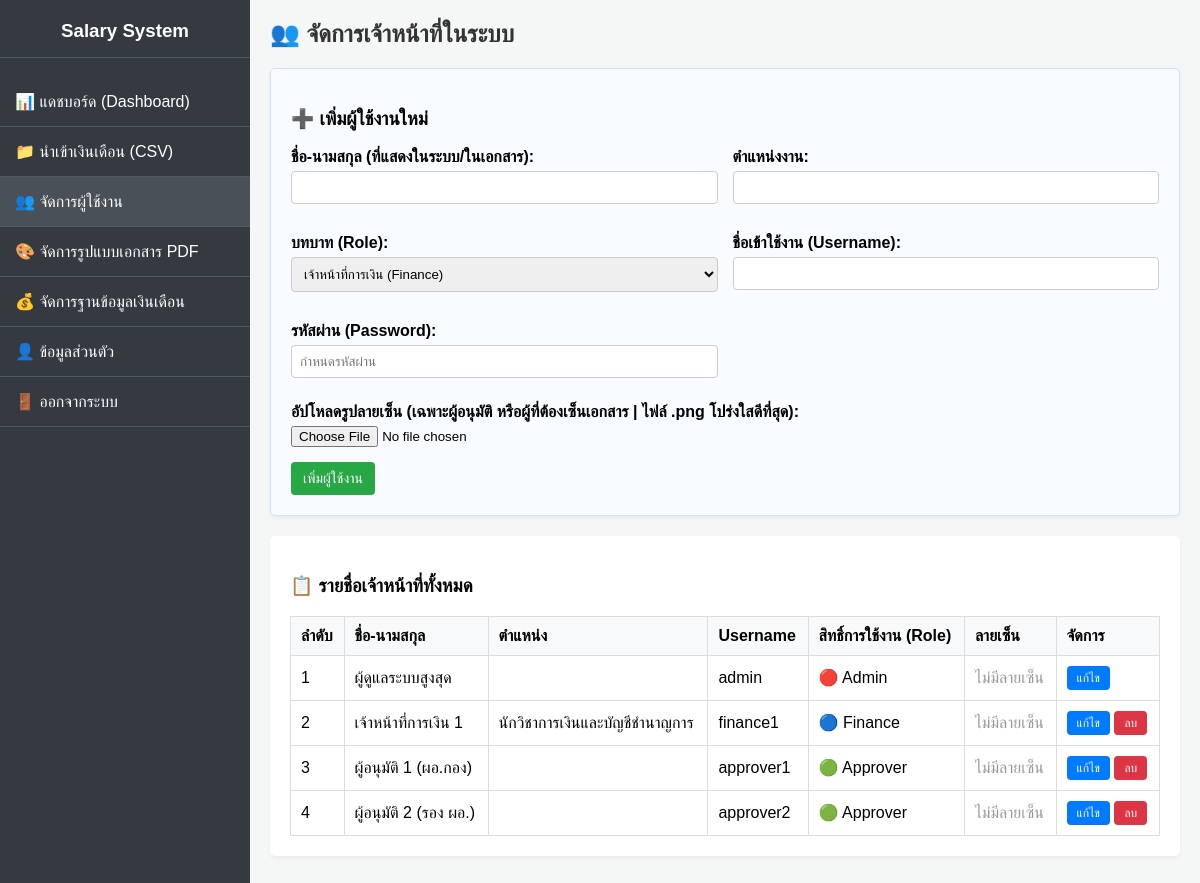
The page /manage_users.php (signed in) on the database its author committed.
### tables this page shows
CREATE TABLE `users` (
  `id` int(11) NOT NULL,
  `username` varchar(50) NOT NULL,
  `password` varchar(255) NOT NULL COMMENT 'ควรเก็บเป็น Hash (เช่น password_hash ใน PHP)',
  `role` enum('admin','finance','approver') NOT NULL,
  `name` varchar(100) NOT NULL,
  `position` varchar(100) DEFAULT NULL,
  `signature_image` varchar(255) DEFAULT NULL COMMENT 'พาทเก็บไฟล์รูปภาพลายเซ็น'
);

### manage_users.php (the view, shortened to what this page needs)
<?php
require_once 'db.php';
$edit_user = null;
$users = $pdo->query("SELECT * FROM users ORDER BY role, name")->fetchAll();
?>
<!DOCTYPE html>
<html lang="th">
<head>
</head>
<body>
<div class="sidebar">
    <h3 style="text-align: center; border-bottom: 1px solid #4f5962; padding-bottom: 15px; margin-top:0;">Salary System</h3>
    <a href="dashboard.php">📊 แดชบอร์ด (Dashboard)</a>
    <?php if (isset($_SESSION['role']) && $_SESSION['role'] === 'admin'): ?>
        <a href="import_csv.php">📁 นำเข้าเงินเดือน (CSV)</a>
        <a href="manage_users.php" style="background: #495057;">👥 จัดการผู้ใช้งาน</a>
        <a href="manage_templates.php">🎨 จัดการรูปแบบเอกสาร PDF</a>
    <?php endif; ?>
    <?php if (isset($_SESSION['role']) && in_array($_SESSION['role'], ['admin', 'finance'])): ?>
        <a href="manage_salary.php">💰 จัดการฐานข้อมูลเงินเดือน</a>
    <?php endif; ?>
    <a href="profile.php">👤 ข้อมูลส่วนตัว</a>
    <a href="logout.php">🚪 ออกจากระบบ</a>
</div>
<div class="main-content">
    <h2>👥 จัดการเจ้าหน้าที่ในระบบ</h2>
    <div class="container" style="background: #f8fbff; border: 1px solid #cce5ff;">
        <h3><?php echo $edit_user ? '✏️ แก้ไขข้อมูลผู้ใช้งาน' : '➕ เพิ่มผู้ใช้งานใหม่'; ?></h3>
        <form method="POST" action="manage_users.php" enctype="multipart/form-data">
            <div class="grid-2">
                <div class="form-group">
                    <label>ชื่อ-นามสกุล (ที่แสดงในระบบ/ในเอกสาร):</label>
                    <input type="text" name="name" value="<?php echo htmlspecialchars($edit_user['name'] ?? ''); ?>" required>
                </div>
                <div class="form-group">
                    <label>ตำแหน่งงาน:</label>
                    <input type="text" name="position" value="<?php echo htmlspecialchars($edit_user['position'] ?? ''); ?>">
                </div>
                <div class="form-group">
                    <label>บทบาท (Role):</label>
                    <select name="role" required>
                        <option value="finance" <?php echo ($edit_user && $edit_user['role'] == 'finance') ? 'selected' : ''; ?>>เจ้าหน้าที่การเงิน (Finance)</option>
                    </select>
                </div>
                <div class="form-group">
                    <label>ชื่อเข้าใช้งาน (Username):</label>
                    <input type="text" name="username" value="<?php echo htmlspecialchars($edit_user['username'] ?? ''); ?>" required>
                </div>
                <div class="form-group">
                    <label>รหัสผ่าน (Password):</label>
                    <input type="password" name="password" placeholder="<?php echo $edit_user ? 'เว้นว่างไว้หากไม่ต้องการเปลี่ยนรหัสผ่าน' : 'กำหนดรหัสผ่าน'; ?>" <?php echo $edit_user ? '' : 'required'; ?>>
                </div>
            </div>
            <div class="form-group" style="margin-top: 10px;">
                <label>อัปโหลดรูปลายเซ็น (เฉพาะผู้อนุมัติ หรือผู้ที่ต้องเซ็นเอกสาร | ไฟล์ .png โปร่งใสดีที่สุด):</label>
                <input type="file" name="signature_image" accept="image/*">
            </div>
            <button type="submit" class="btn btn-success"><?php echo $edit_user ? 'บันทึกการเปลี่ยนแปลง' : 'เพิ่มผู้ใช้งาน'; ?></button>
        </form>
    </div>
    <div class="container">
        <h3>📋 รายชื่อเจ้าหน้าที่ทั้งหมด</h3>
        <table>
            <thead>
            <tr>
                    <th>ลำดับ</th>
                    <th>ชื่อ-นามสกุล</th>
                    <th>ตำแหน่ง</th> <th>Username</th>
                    <th>สิทธิ์การใช้งาน (Role)</th>
                    <th>ลายเซ็น</th>
                    <th>จัดการ</th>
                </tr>
            </thead>
            <tbody>
                <?php foreach ($users as $index => $u): ?>
                <tr>
                    <td><?php echo $index + 1; ?></td>
                    <td><?php echo htmlspecialchars($u['name']); ?></td>
                    <td><?php echo htmlspecialchars($u['position']); ?></td> <td><?php echo htmlspecialchars($u['username']); ?></td>
                    <td>
                        <?php
                            if($u['role'] == 'admin') echo '🔴 Admin';
                            elseif($u['role'] == 'approver') echo '🟢 Approver';
                            else echo '🔵 Finance';
                        ?>
                    </td>
                    <td>
                        <?php if ($u['signature_image']): ?>
                            <img src="<?php echo htmlspecialchars($u['signature_image']); ?>" class="sign-img">
                        <?php else: ?>
                            <span style="color: #999;">ไม่มีลายเซ็น</span>
                        <?php endif; ?>
                    </td>
                    <td>
                        <a href="manage_users.php?edit=<?php echo $u['id']; ?>" class="btn btn-primary" style="padding: 5px 10px; font-size: 12px;">แก้ไข</a>
                        <?php if ($u['id'] != $_SESSION['user_id']): ?>
                            <form method="POST" action="manage_users.php" style="display:inline-block;" onsubmit="return confirm('ยืนยันการลบผู้ใช้งานรายนี้?');">
                                <button type="submit" class="btn btn-danger" style="padding: 5px 10px; font-size: 12px;">ลบ</button>
                            </form>
                        <?php endif; ?>
                    </td>
                </tr>
                <?php endforeach; ?>
            </tbody>
        </table>
    </div>
</div>
</body>
</html>

### manage_users.php (style rules this page uses)
body { font-family: 'Sarabun', sans-serif; background: #f4f7f6; margin: 0; }
.sidebar { width: 250px; background: #343a40; color: white; position: fixed; height: 100%; padding-top: 20px; }
.sidebar a { display: block; color: white; padding: 15px; text-decoration: none; border-bottom: 1px solid #4f5962; }
.main-content { margin-left: 250px; padding: 20px; }
.container { background: white; padding: 20px; border-radius: 5px; box-shadow: 0 2px 4px rgba(0,0,0,0.05); margin-bottom: 20px; }
h2 { margin-top: 0; color: #333; }
table { width: 100%; border-collapse: collapse; margin-top: 15px; }
th, td { padding: 10px; border: 1px solid #ddd; text-align: left; }
th { background-color: #f8f9fa; }
.form-group { margin-bottom: 15px; }
label { display: block; font-weight: bold; margin-bottom: 5px; }
input[type="text"], input[type="password"], select { width: 100%; padding: 8px; box-sizing: border-box; border: 1px solid #ccc; border-radius: 4px; }
.btn { padding: 8px 12px; border: none; border-radius: 4px; cursor: pointer; color: white; text-decoration: none; display: inline-block; font-size: 14px; }
.btn-primary { background: #007bff; }
.btn-success { background: #28a745; }
.btn-danger { background: #dc3545; }
.grid-2 { display: grid; grid-template-columns: 1fr 1fr; gap: 15px; }

### rows shown on the page
users: name "ผู้ดูแลระบบสูงสุด", username "admin", role "🔴 Admin", shows "ไม่มีลายเซ็น"
users: name "เจ้าหน้าที่การเงิน 1", position "นักวิชาการเงินและบัญชีชำนาญการ", username "finance1", role "🔵 Finance", signature_image "ไม่มีลายเซ็น"
users: name "ผู้อนุมัติ 1 (ผอ.กอง)", username "approver1", role "🟢 Approver", shows "ไม่มีลายเซ็น"
users: name "ผู้อนุมัติ 2 (รอง ผอ.)", username "approver2", role "🟢 Approver", shows "ไม่มีลายเซ็น"
